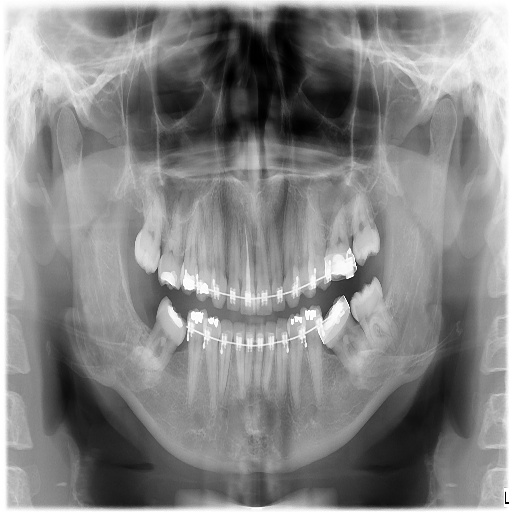
%> input picture Experiment_11/Inputs/images/Head_CT.png, 512 x 512 px
$ octave --eval "task_11_5_head_ct_skull_extraction;"   (GNU Octave 9; MATLAB toolbox functions it lacks are replaced by stand-ins)
%> lines starting %> are read from the running program, lines starting %| are printed output that depends on the picture; in (x1, y1, x2, y2) boxes, pixels count from 0 and x2, y2 are one past the last pixel; in counts of white or black regions, pixels touching at a corner belong together; the program's own positions count from 1
%% Task 11.5: Intracranial Skull Boundary Extraction on Head CT
% Course: Medical Image Processing (BMI-701) | Riphah International University
% Student: Muhammad Ikrama (Reg ID: 60140)
% Instructor: Engr. Rana Talha Khalid

function task_11_5_head_ct_skull_extraction()
    fprintf('\n===============================================================================================\n');
    fprintf('TASK 11.5: INTRACRANIAL SKULL BOUNDARY EXTRACTION ON HEAD CT (MATLAB)\n');
    fprintf('===============================================================================================\n');

    scriptDir = fileparts(mfilename('fullpath'));
    inPath = fullfile(scriptDir, '..', 'Inputs', 'images', 'Head_CT.png');
    outDir = fullfile(scriptDir, '..', 'Outputs', 'MATLAB');
    tableDir = fullfile(scriptDir, '..', 'Tables');
    if ~exist(outDir, 'dir'), mkdir(outDir); end
    if ~exist(tableDir, 'dir'), mkdir(tableDir); end

    ct = imread(inPath);
%> ct is the input picture: size 512x512x3 uint8; min 0, max 255, mean 134.8
    if size(ct, 3) == 3, ct = rgb2gray(ct); end
    [H, W] = size(ct);
%> H = 512; W = 512
    cx = W / 2.0; cy = H / 2.0;
%> after `cx = W / 2.0`: cx = 256
%> after `cy = H / 2.0`: cy = 256

    % Bone mask & Distance Transform Potential
    bone_mask = ct > 180;
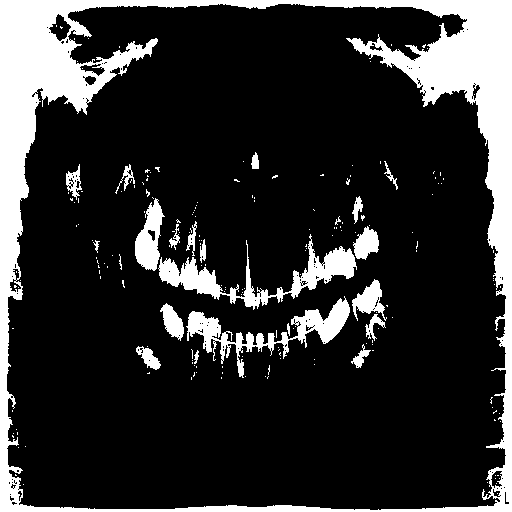
%> bone_mask: size 512x512 logical; 18.5% white; 194 white regions (171 under 20 px), largest, box (x1, y1, x2, y2) and area: (0, 0, 512, 512) 36542, (158, 234, 357, 310) 3681, (186, 296, 350, 378) 3093
    cc = bwconncomp(bone_mask);
%> cc = 194 connected components
    props = regionprops(cc, 'Area', 'PixelIdxList');
%> props = 194 regions; largest, Area: 36542, 3681, 3093, 1207, 689
    outer_bone = false(H, W);
    if cc.NumObjects > 0
        [~, maxIdx] = max([props.Area]);
%> maxIdx = 1
        outer_bone(props(maxIdx).PixelIdxList) = true;
%> outer_bone: size 512x512 logical; 13.9% white; 1 white region, box (x1, y1, x2, y2) and area: (0, 0, 512, 512) 36542
    end
    outer_perim = bwperim(outer_bone);
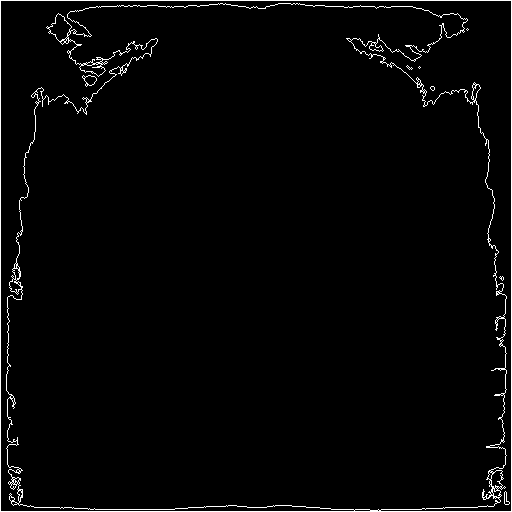
%> outer_perim: size 512x512 logical; 2.2% white in thin lines or dots

    dist_bone = double(bwdist(outer_perim));
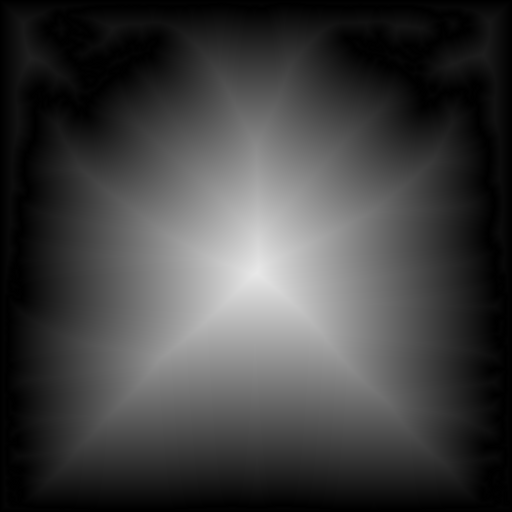
%> dist_bone: size 512x512 double; min 0, max 232.6, mean 64.4
    edge_pot = double(100.0 * exp(-(dist_bone.^2) / (2.0 * 15.0^2)));
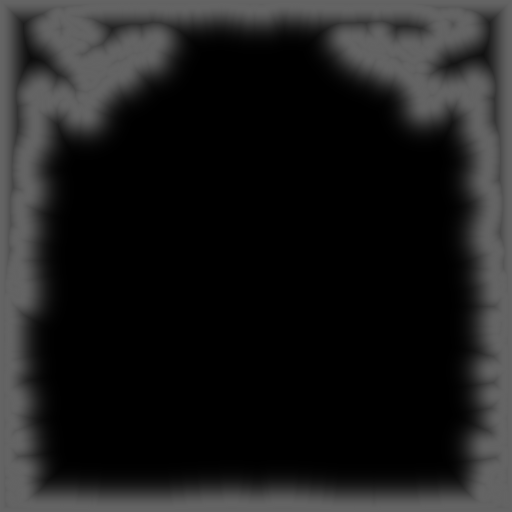
%> edge_pot: size 512x512 double; min 5.96e-51, max 100, mean 28.8
    [gx_pot, gy_pot] = gradient(edge_pot);
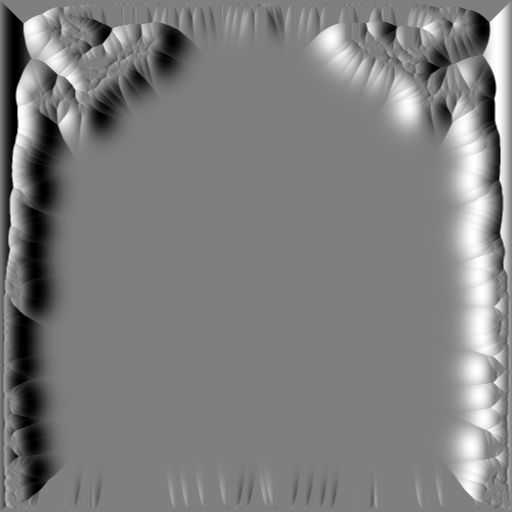
%> gx_pot: size 512x512 double; min -4.04, max 4.04, mean -4.61e-19; drawn with min black and max white
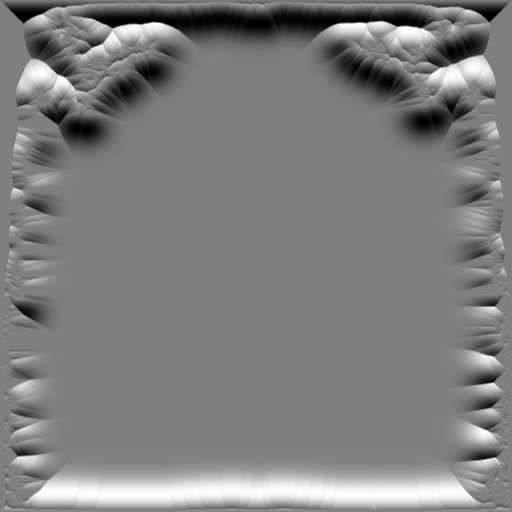
%> gy_pot: size 512x512 double; min -4.04, max 4.04, mean -4.66e-06; drawn with min black and max white

    % Initialize Snake (r0 = 235 px, N = 120 points)
    N = 120;
    theta = linspace(0, 2*pi, N + 1); theta(end) = [];
    r0 = 235.0;
    sx = cx + r0 * cos(theta);
    sy = cy + r0 * sin(theta);

    alpha = 0.08; beta = 0.15; gamma = 0.25;
    a = 2 * alpha + 6 * beta; b = -(alpha + 4 * beta); c = beta;
    A = zeros(N, N);
    for i = 1:N
        A(i, i) = a;
        A(i, mod(i - 2, N) + 1) = b; A(i, mod(i, N) + 1) = b;
        A(i, mod(i - 3, N) + 1) = c; A(i, mod(i + 1, N) + 1) = c;
    end
    inv_M = inv(eye(N) + gamma * A);

    logIters = [30, 60, 100];
    results = cell(length(logIters), 5);
    snaps = cell(length(logIters) + 1, 2);
    snaps{1, 1} = sx; snaps{1, 2} = sy;

    fprintf('%-12s | %-20s | %-16s | %-14s | %-20s\n', ...
        'Iteration', 'Enclosed Area (px)', 'Perimeter (px)', 'Circularity', 'Status');
    fprintf('-----------------------------------------------------------------------------------------------\n');

    snapIdx = 2;
    for it = 1:100
        ix = max(1, min(W, round(sx)));
        iy = max(1, min(H, round(sy)));
        lin_idx = sub2ind([H, W], iy, ix);

        gx_val = gx_pot(lin_idx);
        gy_val = gy_pot(lin_idx);

        sx = (inv_M * (sx + gamma * 0.45 * gx_val)')';
        sy = (inv_M * (sy + gamma * 0.45 * gy_val)')';

        if ismember(it, logIters)
            mask = poly2mask(double(sx), double(sy), H, W);
            area = sum(mask(:));
            dx = circshift(sx, -1) - sx;
            dy = circshift(sy, -1) - sy;
            perim = sum(sqrt(dx.^2 + dy.^2));
            circ = (4 * pi * area) / (perim^2 + 1e-12);

            if it < 100
                status_str = 'Contracting';
            else
                status_str = 'Locked on Outer Skull';
            end

            fprintf('Iter %-7d | %-20d | %-16.1f | %-14.4f | %-20s\n', ...
                it, area, perim, circ, status_str);

            row = snapIdx - 1;
            results{row, 1} = sprintf('Iter %d', it);
            results{row, 2} = area;
            results{row, 3} = round(perim, 1);
            results{row, 4} = round(circ, 4);
            results{row, 5} = status_str;

            snaps{snapIdx, 1} = sx;
            snaps{snapIdx, 2} = sy;
            snapIdx = snapIdx + 1;
        end
    end
%> this loop made 100 passes
%> (area, perim, circ) on passes 30, 60: (179761, 1514.3, 0.985), (183970, 1544.8, 0.969)
%| Iter 30      | 179761               | 1514.3           | 0.9851         | Contracting
%| Iter 60      | 183970               | 1544.8           | 0.9687         | Contracting
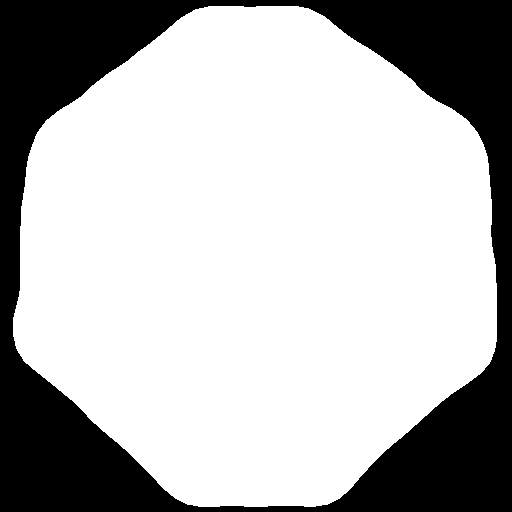
%> mask: size 512x512 logical; 71.4% white; 1 black region, box (x1, y1, x2, y2) and area: (0, 0, 512, 512) 74924
%> after the loop, area = 187220; circ = 0.955; dx = 120 values, max 15.33 at index 95, min -14.27 at index 12, mean 1.18e-16; dy = 120 values, max 13.85 at index 5, min -14.35 at index 54, mean 0; perim = 1569.9; results = 15 items; row = 3; snapIdx = 5; snaps = 8 items; status_str = 'Locked on Outer Skull'; sx = 120 values, max 497 at index 7, min 12.7 at index 54, mean 256.8; sy = 120 values, max 506.9 at index 31, min 5.5 at index 93, mean 256.1

%> (the run ends here)

$ run again, with Experiment_11/Inputs/images/Brain_MRI.png copied over Experiment_11/Inputs/images/Head_CT.png
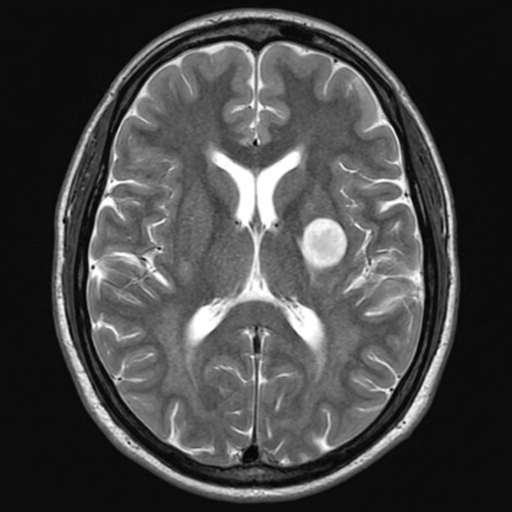
%> input picture Experiment_11/Inputs/images/Brain_MRI.png, 512 x 512 px
%> in task_11_5_head_ct_skull_extraction, ct is the input picture: size 512x512 uint8; min 0, max 255, mean 69.9
%> in task_11_5_head_ct_skull_extraction, `bone_mask = ct > 180;`:
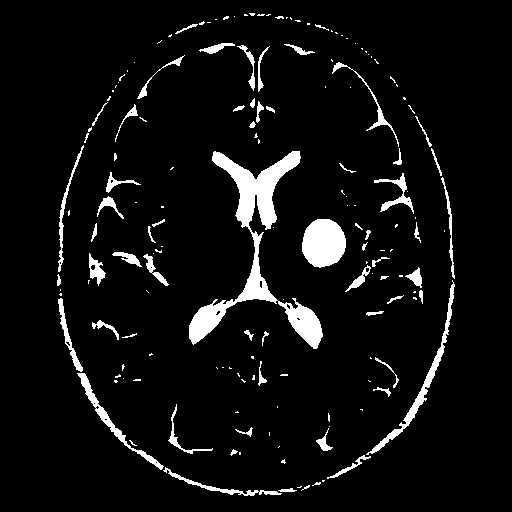
%> bone_mask: size 512x512 logical; 6.2% white; 165 white regions (104 under 20 px), largest, box (x1, y1, x2, y2) and area: (189, 151, 323, 349) 5611, (302, 219, 346, 268) 1684, (366, 280, 455, 455) 1073
%> cc = 165 connected components
%> props = 165 regions; largest, Area: 5611, 1684, 1073, 739, 431
%> maxIdx = 52
%> outer_bone: size 512x512 logical; 2.1% white; 1 white region, box (x1, y1, x2, y2) and area: (189, 151, 323, 349) 5611
%> outer_perim: size 512x512 logical; 0.33% white in thin lines or dots, all inside (x1, y1, x2, y2) = (189, 151, 323, 349)
%> the loop in task_11_5_head_ct_skull_extraction, `for it = 1:100` made 100 passes
%> (area, perim, circ) on passes 30, 60: (172777, 1473.9, 0.999), (172260, 1471.5, 1)
%> (printed output is left out)
%> after the loop in task_11_5_head_ct_skull_extraction, `for it = 1:100`:
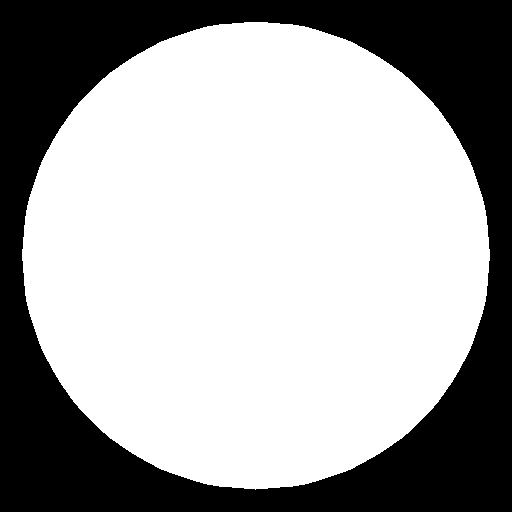
%> mask: size 512x512 logical; 65.4% white; 1 black region, box (x1, y1, x2, y2) and area: (0, 0, 512, 512) 90711
%> after the loop in task_11_5_head_ct_skull_extraction, `for it = 1:100`: area = 171433; circ = 0.999; dx = 120 values, max 12.23 at index 91, min -12.23 at index 30, mean -1.18e-16; dy = 120 values, max 12.23 at index 1, min -12.23 at index 60, mean 0; perim = 1468.3; results = 15 items; row = 3; snapIdx = 5; snaps = 8 items; status_str = 'Locked on Outer Skull'; sx = 120 values, max 489.7 at index 1, min 22.29 at index 61, mean 256; sy = 120 values, max 489.7 at index 31, min 22.29 at index 91, mean 256

$ run again, with Experiment_11/Inputs/images/Chest_Xray_512.png copied over Experiment_11/Inputs/images/Head_CT.png
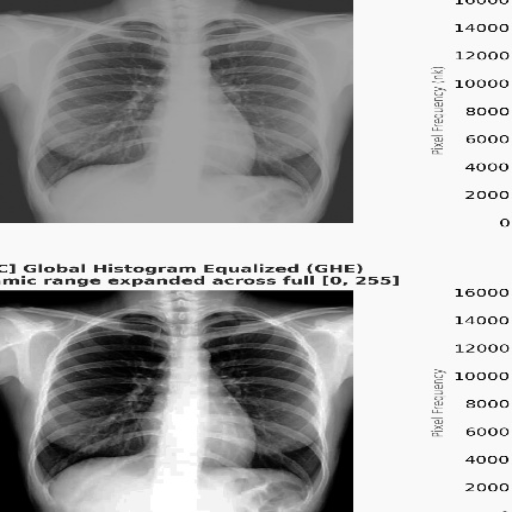
%> input picture Experiment_11/Inputs/images/Chest_Xray_512.png, 512 x 512 px
%> in task_11_5_head_ct_skull_extraction, ct is the input picture: size 512x512x3 uint8; min 0, max 255, mean 168
%> ct: size 512x512 uint8
%> in task_11_5_head_ct_skull_extraction, `bone_mask = ct > 180;`:
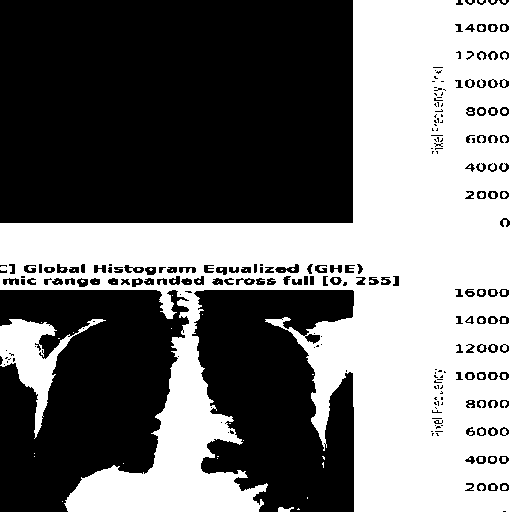
%> bone_mask: size 512x512 logical; 45.8% white; 83 white regions (58 under 20 px), largest, box (x1, y1, x2, y2) and area: (0, 0, 512, 512) 115843, (0, 319, 106, 439) 3447, (278, 507, 294, 512) 55
%> cc = 83 connected components
%> props = 83 regions; largest, Area: 115843, 3447, 55, 25, 22
%> maxIdx = 1
%> outer_bone: size 512x512 logical; 44.2% white; 1 white region, box (x1, y1, x2, y2) and area: (0, 0, 512, 512) 115843
%> outer_perim: size 512x512 logical; 3.3% white in thin lines or dots
%> the loop in task_11_5_head_ct_skull_extraction, `for it = 1:100` made 100 passes
%> (area, perim, circ) on passes 30, 60: (173312, 1487.9, 0.984), (173304, 1498.9, 0.969)
%> (printed output is left out)
%> after the loop in task_11_5_head_ct_skull_extraction, `for it = 1:100`:
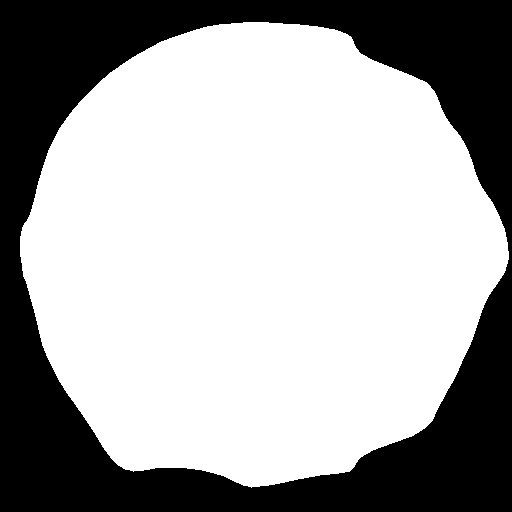
%> mask: size 512x512 logical; 66% white; 1 black region, box (x1, y1, x2, y2) and area: (0, 0, 512, 512) 89109
%> after the loop in task_11_5_head_ct_skull_extraction, `for it = 1:100`: area = 173035; circ = 0.959; dx = 120 values, max 20 at index 102, min -21.65 at index 26, mean 1.18e-16; dy = 120 values, max 14.61 at index 120, min -17.17 at index 67, mean -2.96e-17; perim = 1506.1; results = 15 items; row = 3; snapIdx = 5; snaps = 8 items; status_str = 'Locked on Outer Skull'; sx = 120 values, max 508.6 at index 1, min 19.62 at index 61, mean 257.8; sy = 120 values, max 487.6 at index 31, min 22.29 at index 91, mean 255.9
